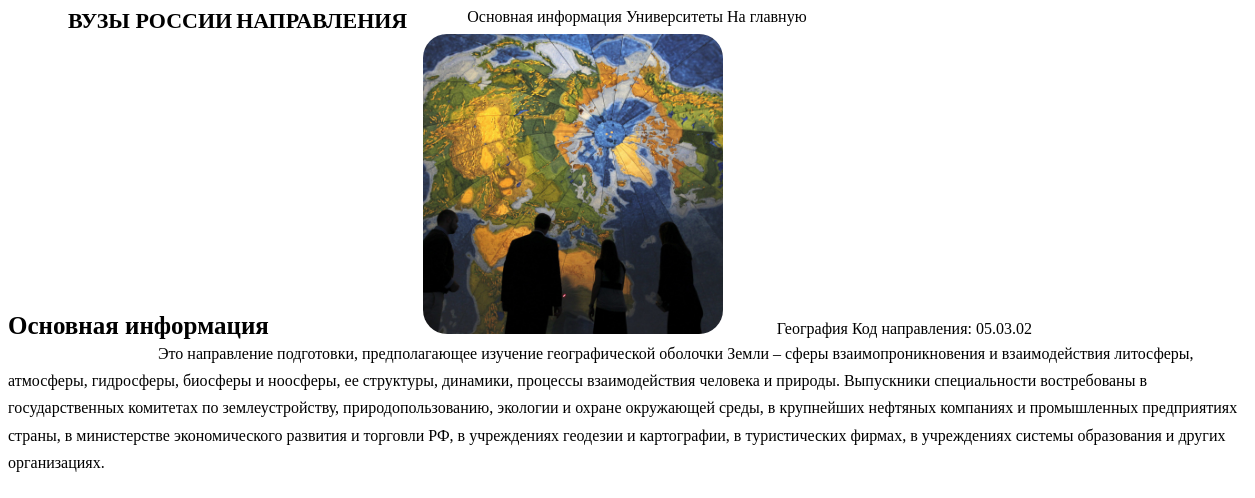
The app's page /specialties/4, older data.
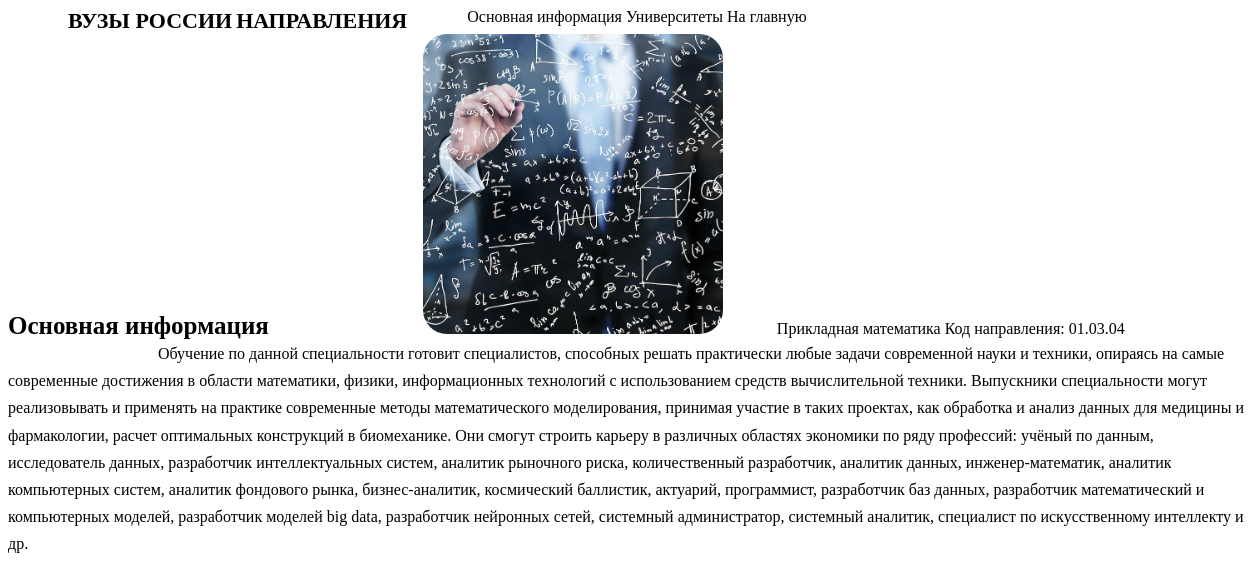
The same page, newer data.
### data/specialties.py (models this page shows)
class Specialties(SqlAlchemyBase, SerializerMixin):
    __tablename__ = 'specialties'
    id = sqlalchemy.Column(sqlalchemy.Integer, unique=True,
                           primary_key=True, autoincrement=True)
    name = sqlalchemy.Column(sqlalchemy.Text, nullable=False)
    description = sqlalchemy.Column(sqlalchemy.Text, nullable=False)
    image = sqlalchemy.Column(sqlalchemy.Text, nullable=False)
    code = sqlalchemy.Column(sqlalchemy.VARCHAR, nullable=False)
    universities = orm.relation("Universities_Specialties", back_populates='specialties')

### main.py (the view)
@app.route("/specialties/<int:specialty_id>")
def specialty(specialty_id):
    abort_if_specialty_not_found(specialty_id)
    db_sess = db_session.create_session()
    specialty_data = db_sess.query(Specialties).get(specialty_id)
    return render_template('specialty.html', specialty=specialty_data)

### data/db_session.py (called while the page is built)
def create_session() -> Session:
    global __factory
    return __factory()

### main.py (called while the page is built)
def abort_if_specialty_not_found(specialty_id):
    abort_session = db_session.create_session()
    specialty_data = abort_session.query(Specialties).get(specialty_id)
    if not specialty_data:
        abort(404, message=f"Specialty {specialty_id} not found")

### templates/specialty.html (shortened to what this page needs)
<!DOCTYPE html>
<html lang="ru">
<head>
    <link rel="stylesheet" href="{{ url_for('static', filename='css/variables.css') }}"/>
    <link rel="stylesheet" href="{{ url_for('static', filename='css/dark_style.css') }}"/>
    <link rel="stylesheet" href="{{ url_for('static', filename='css/cards_style.css') }}"/>
    <link rel="stylesheet" href="{{ url_for('static', filename='css/header_style.css') }}"/>
    <link rel="stylesheet" href="https://cdn.jsdelivr.net/npm/@ionic/core/css/ionic.bundle.css"/>
    <link rel="stylesheet" href="{{ url_for('static', filename='css/university_specialty_style.css') }}"/>
</head>
<body>
    <ion-app mode="md">
        <ion-header>
            <ion-toolbar style="padding-top: 0;" class="header-toolbar">
                <ion-row class="ion-align-items-center toolbar">
                    <ion-col class="menu-col">
                        <ion-button color="medium" fill="clear" class="menu-item" href="/">ВУЗЫ РОССИИ</ion-button>
                        <ion-button fill="clear" class="menu-item" href="/specialties">НАПРАВЛЕНИЯ</ion-button>
                        <div class="burger">
                        </div>
                    </ion-col>
                </ion-row>
            </ion-toolbar>
        </ion-header>
        <ion-content>
            <ion-menu side="start" content-id="main-content" class="menu">
                <ion-content>
                  <ion-list class="menu-content">
                    <ion-item id="menu-item" name="info" class="ion-activatable">
                        <ion-label>Основная информация</ion-label>
                    </ion-item>
                    <ion-item id="menu-item" name="universities" class="ion-activatable">
                        <ion-label>Университеты</ion-label>
                    </ion-item>
                    <ion-item id="menu-item" name="back" class="ion-activatable">
                        <ion-label>На главную</ion-label>
                    </ion-item>
                  </ion-list>
                </ion-content>
            </ion-menu>
            <div id="info">
                <ion-title color="primary" class="subtitle bold">Основная информация</ion-title>
                <ion-card class="specialty-card main-info-card">
                    <ion-row>
                        <ion-col class="specialty-image-col specialty-image-col">
                            <img class="specialty-image" src="{{ url_for('static', filename='images/specialties/' + specialty.image) }}" alt=""/>
                        </ion-col>
                        <ion-col class="specialty-col" id="content">
                            <ion-card-header class="specialty-header">
                                <ion-card-title>{{ specialty.name }}</ion-card-title>
                                <ion-card-subtitle>Код направления: {{ specialty.code }}</ion-card-subtitle>
                            </ion-card-header>
                        </ion-col>
                    </ion-row>
                </ion-card>
                <ion-card class="specialty-card specialty-description-card main-description-card">
                    <ion-row>
                        <ion-col class="specialty-col specialty-desc-col" id="content">
                            <ion-card-content class="specialty-desc content-lg">{{ specialty.description }}</ion-card-content>
                        </ion-col>
                    </ion-row>
                </ion-card>
            </div>
        </ion-content>
    </ion-app>
</body>
</html>

### static/css/variables.css (style rules this page uses)
:root { --ion-color-primary: #000AFF; --ion-color-primary-rgb: 56, 128, 255; --ion-color-primary-contrast: #ffffff; --ion-color-primary-contrast-rgb: 255, 255, 255; --ion-color-primary-shade: #3171e0; --ion-color-primary-tint: #4c8dff; --ion-color-secondary: #3dc2ff; --ion-color-secondary-rgb: 61, 194, 255; --ion-color-secondary-contrast: #ffffff; --ion-color-secondary-contrast-rgb: 255, 255, 255; --ion-color-secondary-shade: #36abe0; --ion-color-secondary-tint: #50c8ff; --ion-color-tertiary: #5260ff; --ion-color-tertiary-rgb: 82, 96, 255; --ion-color-tertiary-contrast: #ffffff; --ion-color-tertiary-contrast-rgb: 255, 255, 255; --ion-color-tertiary-shade: #4854e0; --ion-color-tertiary-tint: #6370ff; --ion-color-success: #2dd36f; --ion-color-success-rgb: 45, 211, 111; --ion-color-success-contrast: #ffffff; --ion-color-success-contrast-rgb: 255, 255, 255; --ion-color-success-shade: #28ba62; --ion-color-success-tint: #42d77d; --ion-color-warning: #ffc409; --ion-color-warning-rgb: 255, 196, 9; --ion-color-warning-contrast: #000000; --ion-color-warning-contrast-rgb: 0, 0, 0; --ion-color-warning-shade: #e0ac08; --ion-color-warning-tint: #ffca22; --ion-color-danger: #eb445a; --ion-color-danger-rgb: 235, 68, 90; --ion-color-danger-contrast: #ffffff; --ion-color-danger-contrast-rgb: 255, 255, 255; --ion-color-danger-shade: #cf3c4f; --ion-color-danger-tint: #ed576b; --ion-color-dark: #222428; --ion-color-dark-rgb: 34, 36, 40; --ion-color-dark-contrast: #ffffff; --ion-color-dark-contrast-rgb: 255, 255, 255; --ion-color-dark-shade: #1e2023; --ion-color-dark-tint: #383a3e; --ion-color-medium: #92949c; --ion-color-medium-rgb: 146, 148, 156; --ion-color-medium-contrast: #ffffff; --ion-color-medium-contrast-rgb: 255, 255, 255; --ion-color-medium-shade: #808289; --ion-color-medium-tint: #9d9fa6; --ion-color-light: #f4f5f8; --ion-color-light-rgb: 244, 245, 248; --ion-color-light-contrast: #000000; --ion-color-light-contrast-rgb: 0, 0, 0; --ion-color-light-shade: #d7d8da; --ion-color-light-tint: #f5f6f9; }

### static/css/dark_style.css (style rules this page uses)
ion-item { --transition: none; }

### static/css/cards_style.css (style rules this page uses)
.subtitle { margin: 40px 40px 0; }
.bold { font-weight: bold; }
.content-lg { padding-bottom: 0; margin-bottom: 13px; }

### static/css/header_style.css (style rules this page uses)
.header-toolbar, .toolbar { height: 100px; }
.menu-col { text-align: center; padding: 0 60px; }
.menu-item { font-size: 22px; font-weight: bold; }

### static/css/university_specialty_style.css (style rules this page uses)
ion-title { text-align: center; font-size: 25px; }
#menu-item { cursor: pointer; }
.menu { position: fixed; }
.menu-content { padding-top: 108px; }
.university-description-card, .specialty-description-card { margin-top: 0 !important; }
.ion-activatable { position: relative; overflow: hidden; }
.burger { width: 48px; height: 48px; position: absolute; left: 0; top: 0; transform: translateY(3px); }
.subtitle { margin: 0 !important; margin-top: 40px !important; }
.bold { font-weight: bold; }
.university-card, .specialty-card { box-shadow: none; margin: 60px 120px 20px; }
.university-col, .university-image-col, .specialty-col, .specialty-image-col { padding: 0; margin: 0 0 0 30px; border-radius: 24px; }
.university-desc-col, .specialty-desc-col { padding-left: 0 !important; }
.university-col, .specialty-col { border: 0; padding-left: 10px; }
.university-image, .specialties-card-image, .specialty-image { height: 300px; width: 300px; object-fit: cover; }
.university-image, .specialty-image { border-radius: 24px; }
.university-image-col, .specialties-card-image-col, .specialty-image-col { height: 300px; width: 300px; flex: 0 0 300px; padding: 0; margin-right: 10px; }
.university-header, .specialties-card-header, .news-card-header, .specialty-header { padding-bottom: 0; }
.university-header, .specialty-header { transform: translateY(50%); height: 50% }
.university-desc, .specialties-card-desc, .news-card-desc, .specialty-desc { line-height: 1.7; margin-top: 8px; }
.university-desc, .specialty-desc { line-height: 1.7; margin-top: 8px; padding-left: 0; text-indent: 30px; text-align: justify; }
.content-lg { padding-bottom: 0; margin-bottom: 13px; }

Row changes from the older to the newer data that the page shows:
changed Specialties: image: a different picture; name "География" → "Прикладная математика"; code "05.03.02" → "01.03.04"; description "Это направление подготовки, предполагающее изучение географической оболочки Земли – сферы взаимопроникновения и взаимодействия литосферы, атмосферы, гидросферы, биосферы и ноосферы, ее структуры, динамики, процессы взаимодействия человека и природы. Выпускники специальности востребованы в государственных комитетах по землеустройству, природопользованию, экологии и охране окружающей среды, в крупнейших нефтяных компаниях и промышленных предприятиях страны, в министерстве экономического развития и торговли РФ, в учреждениях геодезии и картографии, в туристических фирмах, в учреждениях системы образования и других организациях." → "Обучение по данной специальности готовит специалистов, способных решать практически любые задачи современной науки и техники, опираясь на самые современные достижения в области математики, физики, информационных технологий с использованием средств вычислительной техники. Выпускники специальности могут реализовывать и применять на практике современные методы математического моделирования, принимая участие в таких проектах, как обработка и анализ данных для медицины и фармакологии, расчет оптимальных конструкций в биомеханике. Они смогут строить карьеру в различных областях экономики по ряду профессий: учёный по данным, исследователь данных, разработчик интеллектуальных систем, аналитик…"
